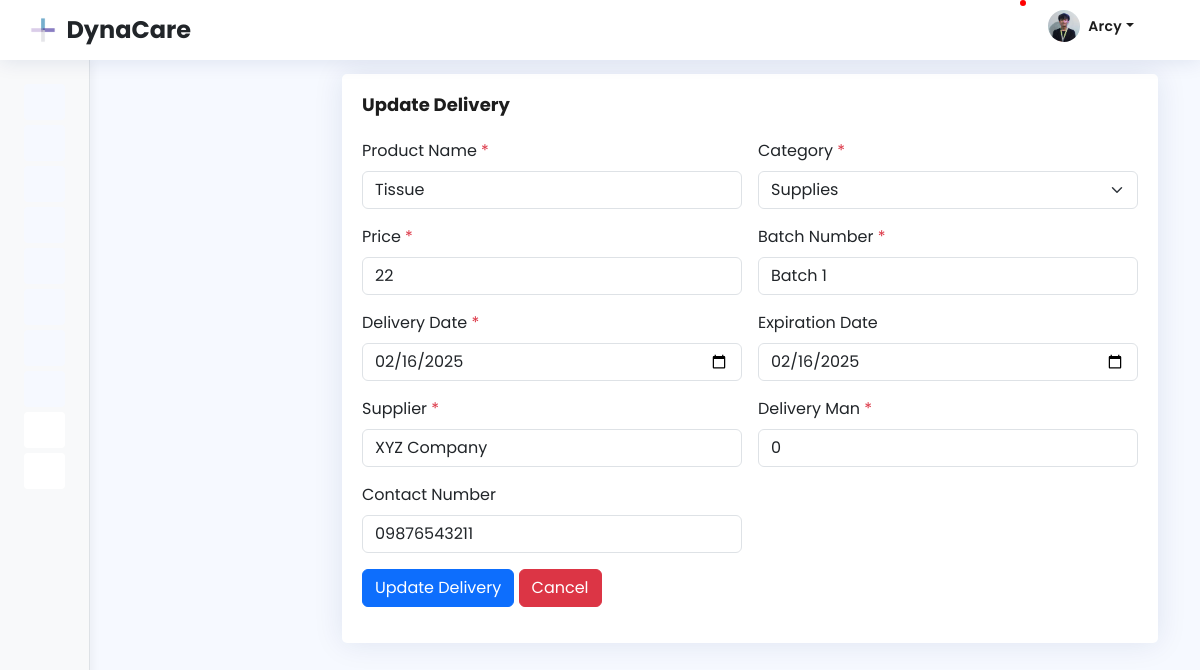
Screenshot of /delivery/update.php?id=2 (signed in) with the database file from the repository.
### tables this page shows
CREATE TABLE `delivery` (
  `id` int(20) NOT NULL,
  `dosage` varchar(150) NOT NULL,
  `product_name` varchar(100) NOT NULL,
  `brand` varchar(150) NOT NULL,
  `batch` varchar(222) NOT NULL,
  `supplier` varchar(150) NOT NULL,
  `price` decimal(25,0) NOT NULL,
  `received` varchar(250) NOT NULL,
  `expiration_date` varchar(100) NOT NULL,
  `delivery_man` varchar(250) NOT NULL,
  `contact_number` varchar(100) NOT NULL,
  `quantity` varchar(100) NOT NULL,
  `categories_id` int(20) NOT NULL,
  `branch_id` int(11) DEFAULT NULL
);

CREATE TABLE `categories` (
  `id` int(20) NOT NULL,
  `category_name` varchar(20) NOT NULL
);

### delivery/update.php (the view, shortened to what this page needs)
<?php
include "../db_conn.php";
$id = isset($_GET['id']) ? intval($_GET['id']) : 0;
$delivery = [];
if ($id) {
    $sql = "SELECT d.*, c.category_name
            FROM delivery d
            LEFT JOIN categories c ON d.categories_id = c.id
            WHERE d.id = ?";
    $stmt = $con->prepare($sql);
    $stmt->bind_param("i", $id);
    $stmt->execute();
    $result = $stmt->get_result();
    $delivery = $result->fetch_assoc();
}
$categories = [];
$sql_categories = "SELECT id, category_name FROM categories";
$result_categories = $con->query($sql_categories);
if ($result_categories) {
    while ($row = $result_categories->fetch_assoc()) {
        $categories[] = $row;
    }
}
include '../includes/header.php';
include '../includes/navbar.php';
include '../includes/sidebar.php';
?>
<main id="main" class="main">
    <section class="dashboard section">
        <div class="container" style="margin-top: -30px;">
            <div class="justify-content-center row">
                <div class="col-lg-12">
                    <div class="card">
                        <div class="card-body">
                            <h5 class="card-title">Update Delivery</h5>
                            <form class="g-3 needs-validation row" method="POST" action="update.php?id=<?= $id ?>">
                                <div class="col-md-6">
                                    <label for="product_name" class="form-label">Product Name <span class="text-danger">*</span></label>
                                    <input type="text" class="form-control" id="product_name" name="product_name"
                                           value="<?= htmlspecialchars($delivery['product_name'] ?? '') ?>" required>
                                </div>
                                <div class="col-md-6">
                                    <label for="category_id" class="form-label">Category <span class="text-danger">*</span></label>
                                    <select class="form-select" id="category_id" name="category_id" required>
                                        <?php foreach ($categories as $category): ?>
                                            <option value="<?= $category['id'] ?>"
                                                <?= ($category['id'] == ($delivery['categories_id'] ?? 0)) ? 'selected' : '' ?>>
                                                <?= htmlspecialchars($category['category_name']) ?>
                                            </option>
                                        <?php endforeach; ?>
                                    </select>
                                </div>
                                <div class="col-md-6">
                                    <label for="price" class="form-label">Price <span class="text-danger">*</span></label>
                                    <input type="number" step="0.01" class="form-control" id="price" name="price"
                                           value="<?= htmlspecialchars($delivery['price'] ?? 0) ?>" required>
                                </div>
                                <div class="col-md-6">
                                    <label for="batch" class="form-label">Batch Number <span class="text-danger">*</span></label>
                                    <input type="text" class="form-control" id="batch" name="batch"
                                           value="<?= htmlspecialchars($delivery['batch'] ?? '') ?>" required>
                                </div>
                                <div class="col-md-6">
                                    <label for="received" class="form-label">Delivery Date <span class="text-danger">*</span></label>
                                    <input type="date" class="form-control" id="received" name="received"
                                           value="<?= htmlspecialchars($delivery['received'] ?? '') ?>" required>
                                </div>
                                <div class="col-md-6">
                                    <label for="expiration_date" class="form-label">Expiration Date</label>
                                    <input type="date" class="form-control" id="expiration_date" name="expiration_date"
                                           value="<?= htmlspecialchars($delivery['expiration_date'] ?? '') ?>">
                                </div>
                                <div class="col-md-6">
                                    <label for="supplier" class="form-label">Supplier <span class="text-danger">*</span></label>
                                    <input type="text" class="form-control" id="supplier" name="supplier"
                                           value="<?= htmlspecialchars($delivery['supplier'] ?? '') ?>" required>
                                </div>
                                <div class="col-md-6">
                                    <label for="delivery_man" class="form-label">Delivery Man <span class="text-danger">*</span></label>
                                    <input type="text" class="form-control" id="delivery_man" name="delivery_man"
                                           value="<?= htmlspecialchars($delivery['delivery_man'] ?? '') ?>" required>
                                </div>
                                <div class="col-md-6">
                                    <label for="contact_number" class="form-label">Contact Number</label>
                                    <input type="text" class="form-control" id="contact_number" name="contact_number"
                                           value="<?= htmlspecialchars($delivery['contact_number'] ?? '') ?>"
                                           maxlength="11" oninput="formatPhoneNumber(this)">
                                </div>
                                <div class="col-12 mt-3">
                                    <button class="btn btn-primary" type="submit">Update Delivery</button>
                                    <a href="delivery.php" class="btn btn-danger">Cancel</a>
                                </div>
                            </form>
                        </div>
                    </div>
                </div>
            </div>
        </div>
    </section>
</main>
<?php include '../includes/footer.php'; ?>

### assets/css/style.css (style rules this page uses)
:root { scroll-behavior: smooth; }
body { font-family: 'Poppins'; background: #f6f9ff; color: #444444; }
a { color: #4154f1; text-decoration: none; }
h1, h2, h3, h4, h5, h6 { font-family: 'Poppins'; }
#main { margin-top: 60px; padding: 20px 30px; transition: all 0.3s; }
.card { margin-bottom: 30px; border: none; border-radius: 5px; box-shadow: 0px 0 30px rgba(1, 41, 112, 0.1); }
.card-title { padding: 20px 0 15px 0; font-size: 18px; font-weight: 700; color: #1d1d1d; font-family: 'Poppins'; }
.card-body { padding: 0 20px 20px 20px; }
@media (min-width: 1200px) { #main, #footer { margin-left: 300px; } }

### includes/sidebar.php (style rules this page uses)
:root { --sidebar-bg: #f8f9fa; --sidebar-width: 250px; --sidebar-item-padding: 0.75rem 1.25rem; --sidebar-icon-size: 1.25rem; --sidebar-text-size: 0.9rem; }
:root { --sidebar-bg: #f8f9fa; --sidebar-width: 300px; --sidebar-item-padding: 1rem 1.25rem; --sidebar-icon-size: 1.5rem; --sidebar-text-size: 1.1rem; --sidebar-icon-color: #495057; --sidebar-text-color: #495057; --sidebar-hover-bg: #e9ecef; --sidebar-active-bg: #e9ecef; --sidebar-active-color: #000; --sidebar-border-color: #dee2e6; --sidebar-transition: all 0.3s ease; --sidebar-border-radius: 8px; --sidebar-item-spacing: 0.5rem; }

### rows the page displays
delivery: product_name "Tissue", category_id "Supplies", price "22", batch "Batch 1", received "02/16/2025", expiration_date "02/16/2025", supplier "XYZ Company", delivery_man "0", contact_number "09876543211"

### other values shown
$_SESSION['branch_name'] "DynaCare"
$_SESSION['name'] "Arcy"
